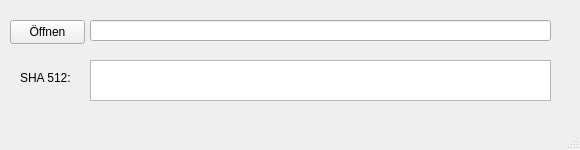
<?xml version="1.0" encoding="UTF-8"?>
<ui version="4.0">
 <class>MainWindow</class>
 <widget class="QMainWindow" name="MainWindow">
  <property name="geometry">
   <rect>
    <x>0</x>
    <y>0</y>
    <width>580</width>
    <height>150</height>
   </rect>
  </property>
  <property name="minimumSize">
   <size>
    <width>580</width>
    <height>150</height>
   </size>
  </property>
  <property name="maximumSize">
   <size>
    <width>580</width>
    <height>150</height>
   </size>
  </property>
  <property name="baseSize">
   <size>
    <width>580</width>
    <height>150</height>
   </size>
  </property>
  <property name="windowIcon">
   <iconset theme="accessories-calculator"/>
  </property>
  <widget class="QWidget" name="centralwidget">
   <widget class="QPushButton" name="btnOpenFile">
    <property name="geometry">
     <rect>
      <x>10</x>
      <y>20</y>
      <width>75</width>
      <height>24</height>
     </rect>
    </property>
    <property name="text">
     <string>Öffnen</string>
    </property>
   </widget>
   <widget class="QLabel" name="label">
    <property name="geometry">
     <rect>
      <x>20</x>
      <y>70</y>
      <width>61</width>
      <height>16</height>
     </rect>
    </property>
    <property name="text">
     <string>SHA 512:</string>
    </property>
   </widget>
   <widget class="QLineEdit" name="edtFilename">
    <property name="geometry">
     <rect>
      <x>90</x>
      <y>20</y>
      <width>461</width>
      <height>21</height>
     </rect>
    </property>
    <property name="readOnly">
     <bool>true</bool>
    </property>
   </widget>
   <widget class="QPlainTextEdit" name="edtSha512">
    <property name="geometry">
     <rect>
      <x>90</x>
      <y>60</y>
      <width>461</width>
      <height>41</height>
     </rect>
    </property>
    <property name="horizontalScrollBarPolicy">
     <enum>Qt::ScrollBarPolicy::ScrollBarAlwaysOff</enum>
    </property>
    <property name="readOnly">
     <bool>true</bool>
    </property>
    <property name="plainText">
     <string notr="true"/>
    </property>
   </widget>
  </widget>
  <widget class="QMenuBar" name="menubar">
   <property name="geometry">
    <rect>
     <x>0</x>
     <y>0</y>
     <width>580</width>
     <height>22</height>
    </rect>
   </property>
  </widget>
  <widget class="QStatusBar" name="statusbar"/>
 </widget>
 <resources/>
 <connections/>
</ui>
